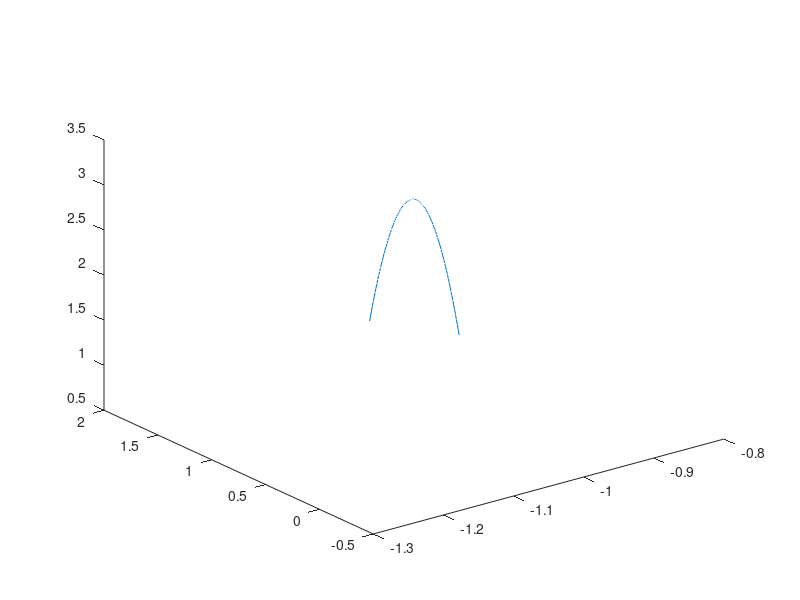

Reproduce this figure in MATLAB. (Note: this script raises an error after producing the figure.)
clear;
clc
close all;
%% Definição de constantes e coeficientes 

amostras=100;
t = linspace(-1, 1, amostras);


%elevaçao
randomz=0.005*(randn(1,amostras)-0.5);
%distancia
randomx=0.0005*(randn(1,amostras)-0.5);
%azimute
randomy=0.00009*(randn(1,amostras)-0.5);

random_other=randn(1,amostras);

%ponto de origem do inimigo
x0=random_other(3);
y0=random_other(4);
z0=abs(5*random_other(5));

a=-1*abs(random_other(1));
b=10*abs(random_other(2));

azimute=pi*random_other(6);
%% Gerando trajetorias parabolicas com implementação de ruido de distribuiçao normal (1,0)

x=t.*cos(azimute)+x0;
y=t.*sin(azimute)+y0;

% for n=1:1:amostras
%     x1(n)=x(n)+randomx(n);
% 
% end
% 
% for n=1:1:amostras
%     y1(n)=y(n)+randomy(n);
% 
% end

z = a*(x.^2+y.^2)+b+z0;


distancia_medida=sqrt(z.^2+x.^2+y.^2);

azimute_medido=atan2(y, x);

phi_medido=atan2(sqrt(x.^2 + y.^2), z)

%subplot(2,1,1)
plot3(x, y, z)

out1 = [x; y; z];
writematrix(out1, 'LabVIEW\Main Folder\adpteste.csv');

grid on
xlabel('x')
ylabel('y')
zlabel('z')

% for n=1:1:amostras
% 
%     z1(n)=z(n)+randomz(n);
% 
% end
%% Plotando os gráficos

 
% plot3(x1,y1,z1);
% axis equal
% xlabel('x(t)')
% ylabel('y(t)')
% zlabel('z(t)')


out = [distancia_medida; azimute_medido; phi_medido];
writematrix(out, 'LabVIEW\Main Folder\adppadrao.csv');


%% COlocando ruido
%[Xi,Yi]=meshgrid(t,t);
%Zi=griddata(x1,y1,z1,Xi,Yi);
%mesh(Xi,Yi,Zi);
%plot3(x1,y1,Zi,'*');



%distancia
for n=1:1:amostras
    distancia_medida1(n)=distancia_medida(n)+randomx(n);
 
end

%azimute 
for n=1:1:amostras
   azimute_medido1(n)=azimute_medido(n)+randomy(n);
 
end

%elevaçao
for n=1:1:amostras
    phi_medido1(n)=phi_medido(n)+randomz(n);
 
end

 zfinal=phi_medido1.*distancia_medida1;

%%

out1 = [distancia_medida1; azimute_medido1; phi_medido1];
writematrix(out1, 'LabVIEW\Main Folder\adp.csv');

%subplot(2,1,2)
%plot3(distancia_medida,azimute_medido1,phi_medido1);


% [xfinal,yfinal,zfinal] = pol2cart(azimute_medido1,phi_medido1,zfinal);
% subplot(2,1,2)
% plot3(xfinal,yfinal,zfinal);
% 
% grid on
% xlabel('xfinal')
% ylabel('yfinal')
% zlabel('zfinal')